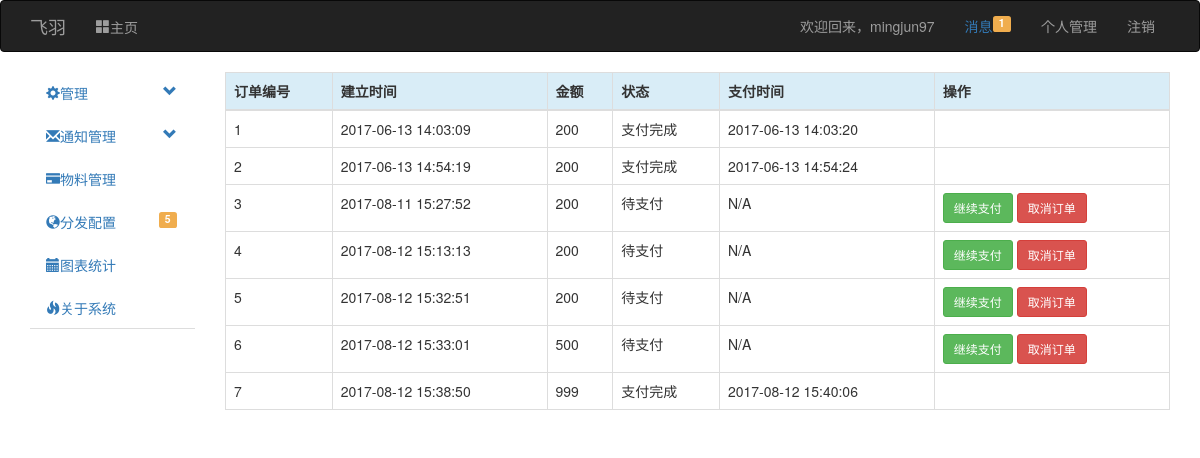
Before: /charge_billing (signed in) with the older database file.
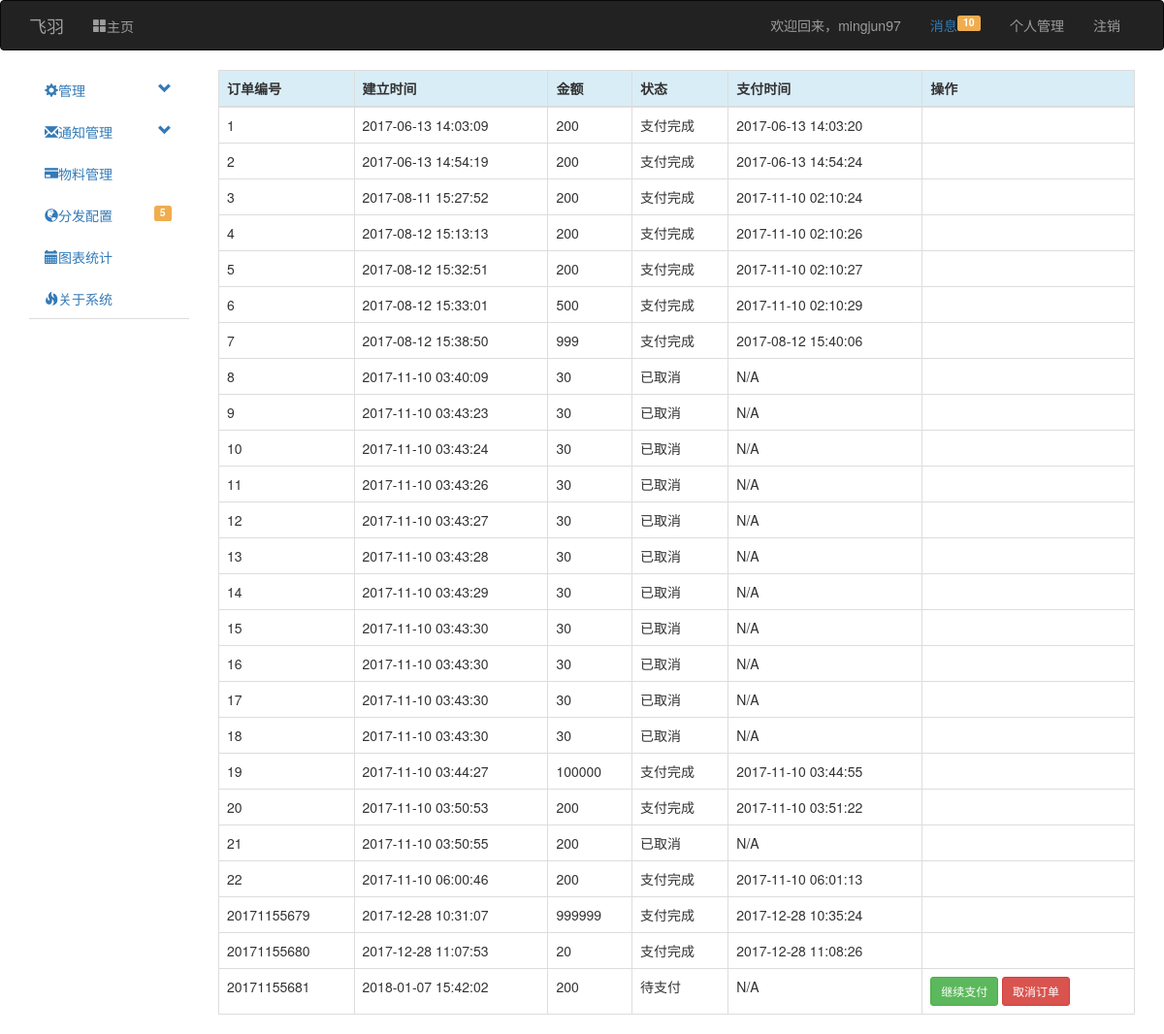
After: the same page with the newer database file.
### app/models.py (models this page shows, shortened)
class User(UserMixin, db.Model):
    __tablename__ = 'users'
    uid = db.Column(db.Integer, primary_key=True)
    username = db.Column(db.String(128))
    password_hash = db.Column(db.String(128))
    password_change_time = db.Column(db.Integer, default=0)
    email = db.Column(db.String(128))
    telephone = db.Column(db.String(11))
    role_id = db.Column(db.Integer)
    log_level = db.Column(db.Integer)
    email_confirmed = db.Column(db.Boolean, default=False)
    telephone_confirmed = db.Column(db.Boolean, default=False)
    telephone_confirmed_code = db.Column(db.String(6))
    telephone_confirmed_code_time = db.Column(db.Integer, default=0)
    balance = db.Column(db.Integer, default=0)
    last_login_time = db.Column(db.Integer, default=time.time)
    this_login_time = db.Column(db.Integer, default=time.time)
    useful_token = db.Column(db.String(256), default=0)
    owned_group_id = db.relationship('Group', backref='Owner')
    charge_billing = db.relationship('ChargeRecord', backref='User')
    student_card = db.Column(db.String(128), default='NULL')
    student_auth = db.Column(db.Boolean, default=False)
    balance_billing = db.relationship('Billing', backref='User')
    personal_message = db.relationship('PersonalMessage', backref='To', lazy='dynamic',
                                       primaryjoin='PersonalMessage.rec_id==User.uid')
    auth_token = db.Column(db.String(128))
    auth_token_expire = db.Column(db.Integer, default=0)
    id_card = db.Column(db.String(18))
    name = db.Column(db.String(10))
    school = db.Column(db.String(30))
    student_no = db.Column(db.String(30))
    qq = db.Column(db.String(15))
    @property
    def password(self):
        raise AttributeError('密码非可读属性！')

class Billing(db.Model):
    __tablename__ = 'money_billings'
    id = db.Column(db.Integer, primary_key=True)
    create_time = db.Column(db.Integer, default=time.time)
    finish_time = db.Column(db.Integer, default=0)
    status = db.Column(db.Integer, default=1)
    user_id = db.Column(db.Integer, db.ForeignKey('users.uid'))
    amount = db.Column(db.Integer)
    token = db.Column(db.String(128))

### app/manage/views.py (the view)
@manage.route("/charge_billing")
@login_required
def view_billings():
    bill = Billing.query.filter_by(User=current_user).all()
    return render_template("manage/view_billings.html", bill=bill)

### app/manage/__init__.py (called while the page is built)
@manage.app_context_processor
def inject_base64():
    b = base64.b64encode
    str1 = str
    fmttimestamp = f2t
    return dict(b=b, str=str1, fmttime=fmttimestamp)

def f2t(timestamp):
    x = time.localtime(timestamp)
    return time.strftime('%Y-%m-%d %H:%M:%S', x)

### app/manage/views.py (called while the page is built)
@manage.before_app_request
def before_request():
    if request.endpoint is None:
        abort(404)
    if current_user.is_authenticated \
    and not (current_user.email_confirmed or current_user.telephone_confirmed) \
    and request.endpoint[:5] != 'auth.' \
    and request.endpoint[:14] != 'manage.confirm' \
    and request.endpoint[:19] != 'manage.unconfirmed' \
    and request.endpoint != 'static' \
    and request.endpoint != 'api_v1.get_message' \
    and request.endpoint[:15] != 'manage.confirm_':
        print(request.endpoint[:16])
        return redirect(url_for('manage.unconfirmed'))

### app/models.py (called while the page is built)
@login_manager.user_loader
def load_user(user_id):
    return User.query.get(int(user_id))

### app/templates/manage/view_billings.html
{% extends "base.html" %}
{% block page_content %}
    <table class="table table-bordered table-responsive">
      <thead>
        <tr class="info">
          <th>订单编号</th>
          <th>建立时间</th>
          <th>金额</th>
            <th>状态</th>
            <th>支付时间</th>
            <th>操作</th>
        </tr>
      </thead>
      <tbody>
        {% for bills in bill %}
            <tr>
                <td>{{ bills.id }}</td>
                <td> {{ fmttime(bills.create_time) }}</td>
                <td>{{ bills.amount }}</td>
                <td>{% if bills.status == 1 %} 待支付{% elif bills.status == 2 %} 支付完成{% else %} 已取消 {% endif %}</td>
                <td>{% if bills.finish_time != 0 %}{{ fmttime(bills.finish_time) }}{% else %}N/A{% endif %}</td>
                <td>{% if bills.status == 1 %}<a class="btn btn-success btn-sm" href="#">继续支付</a>
                    <a class="btn btn-danger btn-sm" href="#">取消订单</a>{% endif %} </td>
            </tr>
        {% else %}
            <td colspan="999"><div class="text-center"><a href="{{ url_for("manage.create_group") }}" class="btn btn-primary">创建新圈子</a></div></td>
        {% endfor %}
      </tbody>
    </table>
{% endblock %}

### app/templates/base.html (shortened to what this page needs)
{% extends "bootstrap/base.html" %}
{% block navbar %}
<div class="navbar navbar-inverse" role="navigation">
    <div class="container">
        <div class="navbar-header">
            <a class="navbar-brand" href="/">飞羽</a>
        </div>
        <div class="navbar-collapse collapse">
            <ul class="nav navbar-nav">
                <li class="{% if request.endpoint == 'manage.index' %}active{% endif %}"><a href="/"><i class="glyphicon glyphicon-th-large">主页</i></a></li>
            </ul>
            <ul class="nav navbar-nav navbar-right">
                {% if current_user.is_authenticated %}
                <li><span class="navbar-text">欢迎回来，<a class="navbar-link" href="{{ url_for('manage.console') }}">{{ current_user.username }}</a></span></li>
                    <li><span class="navbar-text"><a href="#">消息{% if current_user.personal_message.filter_by(status=0).count() != 0 %}<span class="label label-warning pull-right">{{ current_user.personal_message.filter_by(status=0).count() }}</span>{% endif %}</a> </span></li>
                    <li><a href="{{ url_for('manage.user_info') }}">个人管理</a> </li>
                <li><a href="{{ url_for('auth.logout') }}">注销</a></li>
                {% else %}
                <li><a href="{{ url_for('auth.login') }}">登录</a></li>
                <li><a href="{{ url_for('auth.reg') }}">注册</a></li>
                {% endif %}
            </ul>
        </div>
    </div>
</div>
{% endblock %}
{% block content %}
    <div class="container">
        <div class="row">
            {% if current_user.is_authenticated and request.endpoint != 'manage.index' %}
            <div class="col-md-2">
                <ul id="main-nav" class="nav nav-tabs nav-stacked" style="">
                    <li>
                        <a href="#systemSetting" class="nav-header collapsed" data-toggle="collapse">
                            <i class="glyphicon glyphicon-cog"></i>管理
                            <span class="pull-right glyphicon glyphicon-chevron-down"></span>
                            </a>
                    </li>
                    <li>
                        <a href="#messageManager" class="nav-header collapsed" data-toggle="collapse">
                            <i class="glyphicon glyphicon-envelope"></i>通知管理
                            <span class="pull-right glyphicon glyphicon-chevron-down"></span>
                            </a>
                    </li>
                    <li>
                        <a href="./plans.html"><i class="glyphicon glyphicon-credit-card"></i>物料管理</a>
                    </li>
                    <li><a href="./grid.html"><i class="glyphicon glyphicon-globe"></i>分发配置
                    <span class="label label-warning pull-right">5</span>
                    </a>
                    </li>
                    <li><a href="./charts.html"><i class="glyphicon glyphicon-calendar"></i>图表统计</a>
                    </li>
                    <li>
                    <a href="#"><i class="glyphicon glyphicon-fire"></i>关于系统</a>
                    </li>
                </ul>
            </div>
            {% endif %}
        <div class="col-md-10">
            {% block page_content %} {% endblock %}
        </div>
    </div>
</div>
{% endblock %}

Changed rows visible on the page:
changed Billing id 3: finish_time (not shown) → "2017-11-10 02:10:24"; status "待支付 继续支付 取消订单" → "支付完成"; no longer shows "N/A"
changed Billing id 4: finish_time (not shown) → "2017-11-10 02:10:26"; status "待支付 继续支付 取消订单" → "支付完成"; no longer shows "N/A"
changed Billing id 5: finish_time (not shown) → "2017-11-10 02:10:27"; status "待支付 继续支付 取消订单" → "支付完成"; no longer shows "N/A"
changed Billing id 6: finish_time (not shown) → "2017-11-10 02:10:29"; status "待支付 继续支付 取消订单" → "支付完成"; no longer shows "N/A"
added Billing: id "8", create_time "2017-11-10 03:40:09", amount "30", status "已取消", finish_time "N/A"
added Billing: id "9", create_time "2017-11-10 03:43:23", amount "30", status "已取消", finish_time "N/A"
added Billing: id "10", create_time "2017-11-10 03:43:24", amount "30", status "已取消", finish_time "N/A"
added Billing: id "11", create_time "2017-11-10 03:43:26", amount "30", status "已取消", finish_time "N/A"
added Billing: id "12", create_time "2017-11-10 03:43:27", amount "30", status "已取消", finish_time "N/A"
added Billing: id "13", create_time "2017-11-10 03:43:28", amount "30", status "已取消", finish_time "N/A"
added Billing: id "14", create_time "2017-11-10 03:43:29", amount "30", status "已取消", finish_time "N/A"
added Billing: id "15", create_time "2017-11-10 03:43:30", amount "30", status "已取消", finish_time "N/A"
added Billing: id "16", create_time "2017-11-10 03:43:30", amount "30", status "已取消", finish_time "N/A"
added Billing: id "17", create_time "2017-11-10 03:43:30", amount "30", status "已取消", finish_time "N/A"
added Billing: id "18", create_time "2017-11-10 03:43:30", amount "30", status "已取消", finish_time "N/A"
added Billing: id "19", create_time "2017-11-10 03:44:27", amount "100000", status "支付完成", finish_time "2017-11-10 03:44:55"
added Billing: id "20", create_time "2017-11-10 03:50:53", amount "200", status "支付完成", finish_time "2017-11-10 03:51:22"
added Billing: id "21", create_time "2017-11-10 03:50:55", amount "200", status "已取消", finish_time "N/A"
added Billing: id "22", create_time "2017-11-10 06:00:46", amount "200", status "支付完成", finish_time "2017-11-10 06:01:13"
added Billing: id "20171155679", create_time "2017-12-28 10:31:07", amount "999999", status "支付完成", finish_time "2017-12-28 10:35:24"
added Billing: id "20171155680", create_time "2017-12-28 11:07:53", amount "20", status "支付完成", finish_time "2017-12-28 11:08:26"
added Billing: id "20171155681", create_time "2018-01-07 15:42:02", amount "200", status "待支付", finish_time "N/A"
Other visible differences:
{{ current_user.personal_message.filter_by(status=0).count() }}: "1" → "10"
